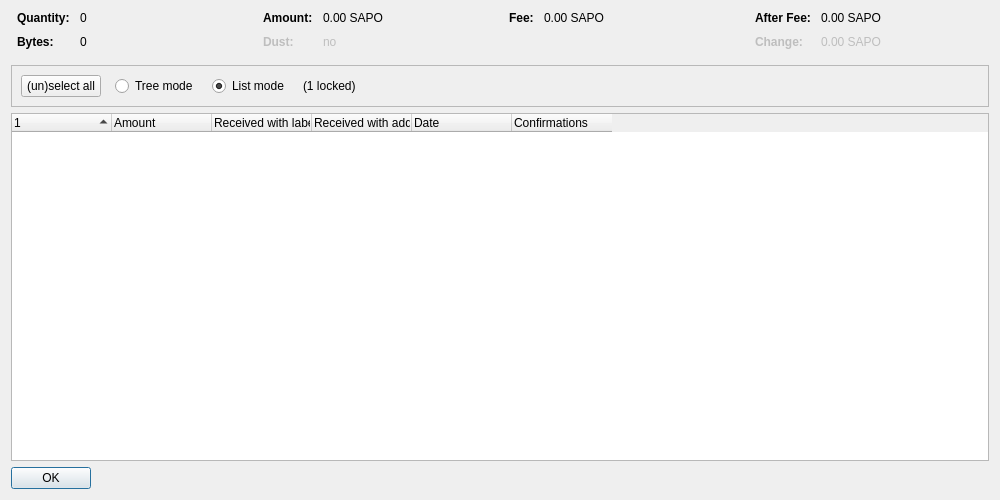
<?xml version="1.0" encoding="UTF-8"?>
<ui version="4.0">
 <class>CoinControlDialog</class>
 <widget class="QDialog" name="CoinControlDialog">
  <property name="geometry">
   <rect>
    <x>0</x>
    <y>0</y>
    <width>1000</width>
    <height>500</height>
   </rect>
  </property>
  <property name="windowTitle">
   <string>Coin Selection</string>
  </property>
  <layout class="QVBoxLayout" name="verticalLayout">
   <item>
    <layout class="QHBoxLayout" name="horizontalLayoutTop" stretch="0,0,0,0">
     <property name="topMargin">
      <number>0</number>
     </property>
     <property name="bottomMargin">
      <number>10</number>
     </property>
     <item>
      <layout class="QFormLayout" name="formLayoutCoinControl1">
       <property name="horizontalSpacing">
        <number>10</number>
       </property>
       <property name="verticalSpacing">
        <number>10</number>
       </property>
       <property name="leftMargin">
        <number>6</number>
       </property>
       <property name="rightMargin">
        <number>6</number>
       </property>
       <item row="0" column="0">
        <widget class="QLabel" name="labelCoinControlQuantityText">
         <property name="font">
          <font>
           <weight>75</weight>
           <bold>true</bold>
          </font>
         </property>
         <property name="text">
          <string>Quantity:</string>
         </property>
        </widget>
       </item>
       <item row="0" column="1">
        <widget class="QLabel" name="labelCoinControlQuantity">
         <property name="cursor">
          <cursorShape>IBeamCursor</cursorShape>
         </property>
         <property name="contextMenuPolicy">
          <enum>Qt::ActionsContextMenu</enum>
         </property>
         <property name="text">
          <string notr="true">0</string>
         </property>
         <property name="textInteractionFlags">
          <set>Qt::LinksAccessibleByMouse|Qt::TextSelectableByKeyboard|Qt::TextSelectableByMouse</set>
         </property>
        </widget>
       </item>
       <item row="1" column="0">
        <widget class="QLabel" name="labelCoinControlBytesText">
         <property name="font">
          <font>
           <weight>75</weight>
           <bold>true</bold>
          </font>
         </property>
         <property name="text">
          <string>Bytes:</string>
         </property>
        </widget>
       </item>
       <item row="1" column="1">
        <widget class="QLabel" name="labelCoinControlBytes">
         <property name="cursor">
          <cursorShape>IBeamCursor</cursorShape>
         </property>
         <property name="contextMenuPolicy">
          <enum>Qt::ActionsContextMenu</enum>
         </property>
         <property name="text">
          <string notr="true">0</string>
         </property>
         <property name="textInteractionFlags">
          <set>Qt::LinksAccessibleByMouse|Qt::TextSelectableByKeyboard|Qt::TextSelectableByMouse</set>
         </property>
        </widget>
       </item>
      </layout>
     </item>
     <item>
      <layout class="QFormLayout" name="formLayoutCoinControl2">
       <property name="horizontalSpacing">
        <number>10</number>
       </property>
       <property name="verticalSpacing">
        <number>10</number>
       </property>
       <property name="leftMargin">
        <number>6</number>
       </property>
       <property name="rightMargin">
        <number>6</number>
       </property>
       <item row="0" column="0">
        <widget class="QLabel" name="labelCoinControlAmountText">
         <property name="font">
          <font>
           <weight>75</weight>
           <bold>true</bold>
          </font>
         </property>
         <property name="text">
          <string>Amount:</string>
         </property>
        </widget>
       </item>
       <item row="0" column="1">
        <widget class="QLabel" name="labelCoinControlAmount">
         <property name="cursor">
          <cursorShape>IBeamCursor</cursorShape>
         </property>
         <property name="contextMenuPolicy">
          <enum>Qt::ActionsContextMenu</enum>
         </property>
         <property name="text">
          <string notr="true">0.00 SAPO</string>
         </property>
         <property name="textInteractionFlags">
          <set>Qt::LinksAccessibleByMouse|Qt::TextSelectableByKeyboard|Qt::TextSelectableByMouse</set>
         </property>
        </widget>
       </item>
       <item row="1" column="0">
        <widget class="QLabel" name="labelCoinControlLowOutputText">
         <property name="enabled">
          <bool>false</bool>
         </property>
         <property name="font">
          <font>
           <weight>75</weight>
           <bold>true</bold>
          </font>
         </property>
         <property name="text">
          <string>Dust:</string>
         </property>
        </widget>
       </item>
       <item row="1" column="1">
        <widget class="QLabel" name="labelCoinControlLowOutput">
         <property name="enabled">
          <bool>false</bool>
         </property>
         <property name="cursor">
          <cursorShape>IBeamCursor</cursorShape>
         </property>
         <property name="contextMenuPolicy">
          <enum>Qt::ActionsContextMenu</enum>
         </property>
         <property name="text">
          <string notr="true">no</string>
         </property>
         <property name="textInteractionFlags">
          <set>Qt::LinksAccessibleByMouse|Qt::TextSelectableByKeyboard|Qt::TextSelectableByMouse</set>
         </property>
        </widget>
       </item>
      </layout>
     </item>
     <item>
      <layout class="QFormLayout" name="formLayoutCoinControl3">
       <property name="horizontalSpacing">
        <number>10</number>
       </property>
       <property name="verticalSpacing">
        <number>10</number>
       </property>
       <property name="leftMargin">
        <number>6</number>
       </property>
       <property name="rightMargin">
        <number>6</number>
       </property>
       <item row="0" column="0">
        <widget class="QLabel" name="labelCoinControlFeeText">
         <property name="font">
          <font>
           <weight>75</weight>
           <bold>true</bold>
          </font>
         </property>
         <property name="text">
          <string>Fee:</string>
         </property>
        </widget>
       </item>
       <item row="0" column="1">
        <widget class="QLabel" name="labelCoinControlFee">
         <property name="cursor">
          <cursorShape>IBeamCursor</cursorShape>
         </property>
         <property name="contextMenuPolicy">
          <enum>Qt::ActionsContextMenu</enum>
         </property>
         <property name="text">
          <string notr="true">0.00 SAPO</string>
         </property>
         <property name="textInteractionFlags">
          <set>Qt::LinksAccessibleByMouse|Qt::TextSelectableByKeyboard|Qt::TextSelectableByMouse</set>
         </property>
        </widget>
       </item>
      </layout>
     </item>
     <item>
      <layout class="QFormLayout" name="formLayoutCoinControl4">
       <property name="horizontalSpacing">
        <number>10</number>
       </property>
       <property name="verticalSpacing">
        <number>10</number>
       </property>
       <property name="leftMargin">
        <number>6</number>
       </property>
       <property name="rightMargin">
        <number>6</number>
       </property>
       <item row="0" column="0">
        <widget class="QLabel" name="labelCoinControlAfterFeeText">
         <property name="font">
          <font>
           <weight>75</weight>
           <bold>true</bold>
          </font>
         </property>
         <property name="text">
          <string>After Fee:</string>
         </property>
        </widget>
       </item>
       <item row="0" column="1">
        <widget class="QLabel" name="labelCoinControlAfterFee">
         <property name="cursor">
          <cursorShape>IBeamCursor</cursorShape>
         </property>
         <property name="contextMenuPolicy">
          <enum>Qt::ActionsContextMenu</enum>
         </property>
         <property name="text">
          <string notr="true">0.00 SAPO</string>
         </property>
         <property name="textInteractionFlags">
          <set>Qt::LinksAccessibleByMouse|Qt::TextSelectableByKeyboard|Qt::TextSelectableByMouse</set>
         </property>
        </widget>
       </item>
       <item row="1" column="0">
        <widget class="QLabel" name="labelCoinControlChangeText">
         <property name="enabled">
          <bool>false</bool>
         </property>
         <property name="font">
          <font>
           <weight>75</weight>
           <bold>true</bold>
          </font>
         </property>
         <property name="text">
          <string>Change:</string>
         </property>
        </widget>
       </item>
       <item row="1" column="1">
        <widget class="QLabel" name="labelCoinControlChange">
         <property name="enabled">
          <bool>false</bool>
         </property>
         <property name="cursor">
          <cursorShape>IBeamCursor</cursorShape>
         </property>
         <property name="contextMenuPolicy">
          <enum>Qt::ActionsContextMenu</enum>
         </property>
         <property name="text">
          <string notr="true">0.00 SAPO</string>
         </property>
         <property name="textInteractionFlags">
          <set>Qt::LinksAccessibleByMouse|Qt::TextSelectableByKeyboard|Qt::TextSelectableByMouse</set>
         </property>
        </widget>
       </item>
      </layout>
     </item>
    </layout>
   </item>
   <item>
    <widget class="QFrame" name="frame">
     <property name="minimumSize">
      <size>
       <width>0</width>
       <height>40</height>
      </size>
     </property>
     <property name="frameShape">
      <enum>QFrame::StyledPanel</enum>
     </property>
     <property name="frameShadow">
      <enum>QFrame::Sunken</enum>
     </property>
     <layout class="QHBoxLayout" name="horizontalLayout">
      <item>
       <layout class="QHBoxLayout" name="horizontalLayoutPanel" stretch="0,0,0,0,0">
        <property name="spacing">
         <number>14</number>
        </property>
        <item>
         <widget class="QPushButton" name="pushButtonSelectAll">
          <property name="sizePolicy">
           <sizepolicy hsizetype="Maximum" vsizetype="Fixed">
            <horstretch>0</horstretch>
            <verstretch>0</verstretch>
           </sizepolicy>
          </property>
          <property name="text">
           <string>(un)select all</string>
          </property>
          <property name="autoDefault">
           <bool>false</bool>
          </property>
         </widget>
        </item>
        <item>
         <widget class="QRadioButton" name="radioTreeMode">
          <property name="sizePolicy">
           <sizepolicy hsizetype="Maximum" vsizetype="Fixed">
            <horstretch>0</horstretch>
            <verstretch>0</verstretch>
           </sizepolicy>
          </property>
          <property name="text">
           <string>Tree mode</string>
          </property>
         </widget>
        </item>
        <item>
         <widget class="QRadioButton" name="radioListMode">
          <property name="sizePolicy">
           <sizepolicy hsizetype="Maximum" vsizetype="Fixed">
            <horstretch>0</horstretch>
            <verstretch>0</verstretch>
           </sizepolicy>
          </property>
          <property name="text">
           <string>List mode</string>
          </property>
          <property name="checked">
           <bool>true</bool>
          </property>
         </widget>
        </item>
        <item>
         <widget class="QLabel" name="labelLocked">
          <property name="text">
           <string notr="true">(1 locked)</string>
          </property>
         </widget>
        </item>
        <item>
         <spacer name="horizontalSpacer">
          <property name="orientation">
           <enum>Qt::Horizontal</enum>
          </property>
          <property name="sizeHint" stdset="0">
           <size>
            <width>40</width>
            <height>20</height>
           </size>
          </property>
         </spacer>
        </item>
       </layout>
      </item>
     </layout>
    </widget>
   </item>
   <item>
    <widget class="CoinControlTreeWidget" name="treeWidget">
     <property name="contextMenuPolicy">
      <enum>Qt::CustomContextMenu</enum>
     </property>
     <property name="sortingEnabled">
      <bool>false</bool>
     </property>
     <property name="columnCount">
      <number>6</number>
     </property>
     <attribute name="headerShowSortIndicator" stdset="0">
      <bool>true</bool>
     </attribute>
     <attribute name="headerStretchLastSection">
      <bool>false</bool>
     </attribute>
     <column>
      <property name="text">
       <string/>
      </property>
     </column>
     <column>
      <property name="text">
       <string>Amount</string>
      </property>
     </column>
     <column>
      <property name="text">
       <string>Received with label</string>
      </property>
     </column>
     <column>
      <property name="text">
       <string>Received with address</string>
      </property>
     </column>
     <column>
      <property name="text">
       <string>Date</string>
      </property>
     </column>
     <column>
      <property name="text">
       <string>Confirmations</string>
      </property>
      <property name="toolTip">
       <string>Confirmed</string>
      </property>
     </column>
     <column>
      <property name="text">
       <string/>
      </property>
     </column>
     <column>
      <property name="text">
       <string/>
      </property>
     </column>
     <column>
      <property name="text">
       <string/>
      </property>
     </column>
     <column>
      <property name="text">
       <string/>
      </property>
     </column>
    </widget>
   </item>
   <item>
    <widget class="QDialogButtonBox" name="buttonBox">
     <property name="sizePolicy">
      <sizepolicy hsizetype="Maximum" vsizetype="Fixed">
       <horstretch>0</horstretch>
       <verstretch>0</verstretch>
      </sizepolicy>
     </property>
     <property name="orientation">
      <enum>Qt::Horizontal</enum>
     </property>
     <property name="standardButtons">
      <set>QDialogButtonBox::Ok</set>
     </property>
    </widget>
   </item>
  </layout>
 </widget>
 <customwidgets>
  <customwidget>
   <class>CoinControlTreeWidget</class>
   <extends>QTreeWidget</extends>
   <header>qt/coincontroltreewidget.h</header>
  </customwidget>
 </customwidgets>
 <resources/>
 <connections/>
</ui>
